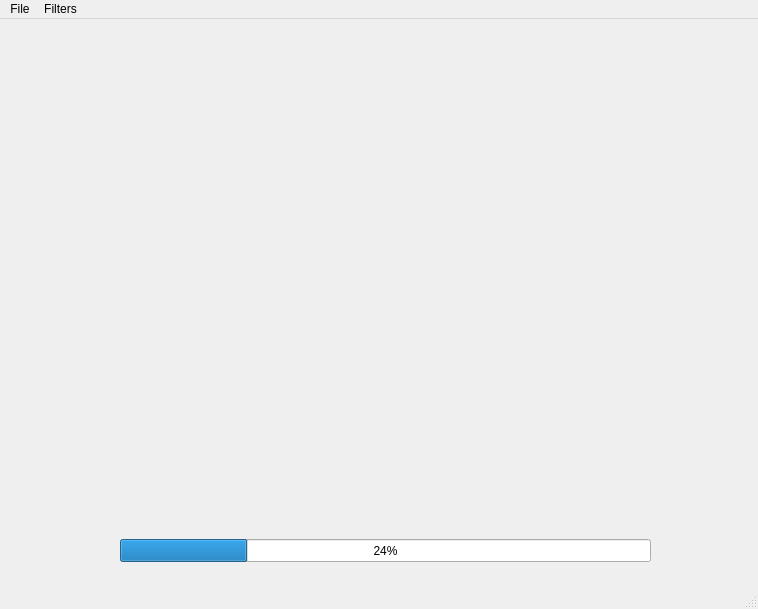
<?xml version="1.0" encoding="UTF-8"?>
<ui version="4.0">
 <class>MainWindow</class>
 <widget class="QMainWindow" name="MainWindow">
  <property name="geometry">
   <rect>
    <x>0</x>
    <y>0</y>
    <width>758</width>
    <height>609</height>
   </rect>
  </property>
  <property name="windowTitle">
   <string>MainWindow</string>
  </property>
  <widget class="QWidget" name="centralwidget">
   <widget class="QLabel" name="Image">
    <property name="geometry">
     <rect>
      <x>80</x>
      <y>10</y>
      <width>621</width>
      <height>541</height>
     </rect>
    </property>
    <property name="autoFillBackground">
     <bool>true</bool>
    </property>
    <property name="styleSheet">
     <string notr="true">QMenu {
    background-color: #ABABAB; 
    border: 1px solid black;
}

QMenu::item {

    background-color: transparent;
}

QMenu::item:selected { 
    background-color: #654321;
}
QMenuBar {
    background-color: qlineargradient(x1:0, y1:0, x2:0, y2:1,
                                      stop:0 lightgray, stop:1 darkgray);
    spacing: 3px; /* spacing between menu bar items */
}

QMenuBar::item {
    padding: 1px 4px;
    background: transparent;
    border-radius: 4px;
}

QMenuBar::item:selected { /* when selected using mouse or keyboard */
    background: #a8a8a8;
}

QMenuBar::item:pressed {
    background: #888888;
}</string>
    </property>
    <property name="text">
     <string/>
    </property>
    <property name="scaledContents">
     <bool>true</bool>
    </property>
   </widget>
   <widget class="QProgressBar" name="progressBar">
    <property name="geometry">
     <rect>
      <x>120</x>
      <y>520</y>
      <width>531</width>
      <height>23</height>
     </rect>
    </property>
    <property name="value">
     <number>24</number>
    </property>
   </widget>
  </widget>
  <widget class="QMenuBar" name="menubar">
   <property name="geometry">
    <rect>
     <x>0</x>
     <y>0</y>
     <width>758</width>
     <height>26</height>
    </rect>
   </property>
   <widget class="QMenu" name="menu">
    <property name="title">
     <string>File</string>
    </property>
    <addaction name="Load"/>
    <addaction name="Save"/>
   </widget>
   <widget class="QMenu" name="menu_2">
    <property name="title">
     <string>Filters</string>
    </property>
    <widget class="QMenu" name="menu_3">
     <property name="title">
      <string>Expansion</string>
     </property>
     <addaction name="separator"/>
     <addaction name="separator"/>
     <addaction name="Dilation_Bin"/>
     <addaction name="Dilation_2"/>
    </widget>
    <widget class="QMenu" name="menu_4">
     <property name="title">
      <string>Compression</string>
     </property>
     <addaction name="Erosion_Bin"/>
     <addaction name="Erosion_2"/>
    </widget>
    <widget class="QMenu" name="menu_5">
     <property name="title">
      <string>Openning</string>
     </property>
     <addaction name="Opening_Bin"/>
     <addaction name="Opening_2"/>
    </widget>
    <widget class="QMenu" name="menu_6">
     <property name="title">
      <string>Closing</string>
     </property>
     <addaction name="Closing_Bin"/>
     <addaction name="Closing_2"/>
    </widget>
    <addaction name="Gray_World"/>
    <addaction name="Stretching"/>
    <addaction name="Glass"/>
    <addaction name="Median"/>
    <addaction name="Motion_blur"/>
    <addaction name="menu_3"/>
    <addaction name="menu_4"/>
    <addaction name="separator"/>
    <addaction name="menu_5"/>
    <addaction name="menu_6"/>
    <addaction name="GrayScale"/>
    <addaction name="Sepya"/>
    <addaction name="Lighter"/>
    <addaction name="Sobel"/>
    <addaction name="Sharpness_2"/>
   </widget>
   <addaction name="menu"/>
   <addaction name="menu_2"/>
  </widget>
  <widget class="QStatusBar" name="statusbar"/>
  <action name="Load">
   <property name="text">
    <string>Open</string>
   </property>
  </action>
  <action name="Save">
   <property name="text">
    <string>Save</string>
   </property>
  </action>
  <action name="Gray_World">
   <property name="text">
    <string>Gray world</string>
   </property>
  </action>
  <action name="Stretching">
   <property name="text">
    <string>Histogram linear stretch</string>
   </property>
  </action>
  <action name="Glass">
   <property name="text">
    <string>Glass</string>
   </property>
  </action>
  <action name="Sharpness">
   <property name="text">
    <string>Резкость</string>
   </property>
  </action>
  <action name="Median">
   <property name="text">
    <string>Median</string>
   </property>
  </action>
  <action name="Motion_blur">
   <property name="text">
    <string>Blur</string>
   </property>
  </action>
  <action name="Dilation_Bin">
   <property name="text">
    <string>Binary</string>
   </property>
  </action>
  <action name="Dilation_2">
   <property name="text">
    <string>Color</string>
   </property>
  </action>
  <action name="Erosion_Bin">
   <property name="text">
    <string>Binary</string>
   </property>
  </action>
  <action name="Erosion_2">
   <property name="text">
    <string>Color</string>
   </property>
  </action>
  <action name="Opening_Bin">
   <property name="text">
    <string>Binary</string>
   </property>
  </action>
  <action name="Opening_2">
   <property name="text">
    <string>Color</string>
   </property>
  </action>
  <action name="Closing_Bin">
   <property name="text">
    <string>Binary</string>
   </property>
  </action>
  <action name="Closing_2">
   <property name="text">
    <string>Color</string>
   </property>
  </action>
  <action name="GrayScale">
   <property name="text">
    <string>Shades of Grey</string>
   </property>
  </action>
  <action name="Sepya">
   <property name="text">
    <string>Sepia</string>
   </property>
  </action>
  <action name="Lighter">
   <property name="text">
    <string>Brightness</string>
   </property>
  </action>
  <action name="Sobel">
   <property name="text">
    <string>Sobel Filter</string>
   </property>
  </action>
  <action name="Sharpness_2">
   <property name="text">
    <string>Sparpness</string>
   </property>
  </action>
 </widget>
 <resources/>
 <connections/>
</ui>
